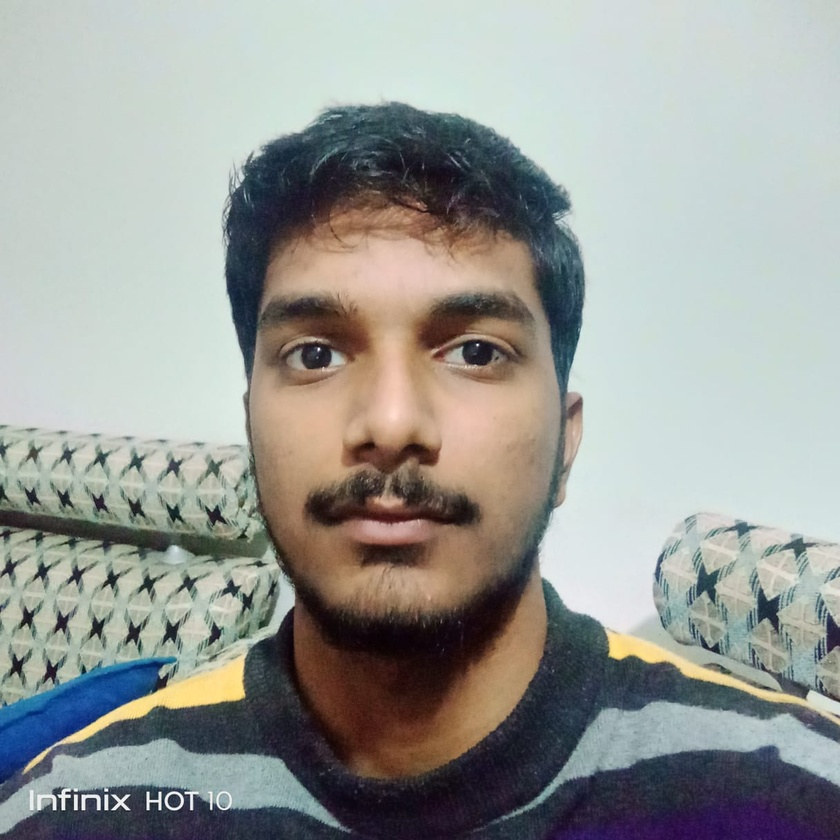
#> input picture training-data/s2/1.jpeg, 840 x 840 px, shrunk from 1216 x 1216 before the run; its folder holds only this picture in this run
$ python training_data.py
#> lines starting #> are read from the running program, lines starting #| are printed output that depends on the picture
#> in prepare_training_data, image is the input picture: shape (840, 840, 3); mean B, G, R 150.9, 154.9, 152.6
import os
import cv2
import numpy as np

def detect_face(img):
    gray = cv2.cvtColor(img, cv2.COLOR_BGR2GRAY)
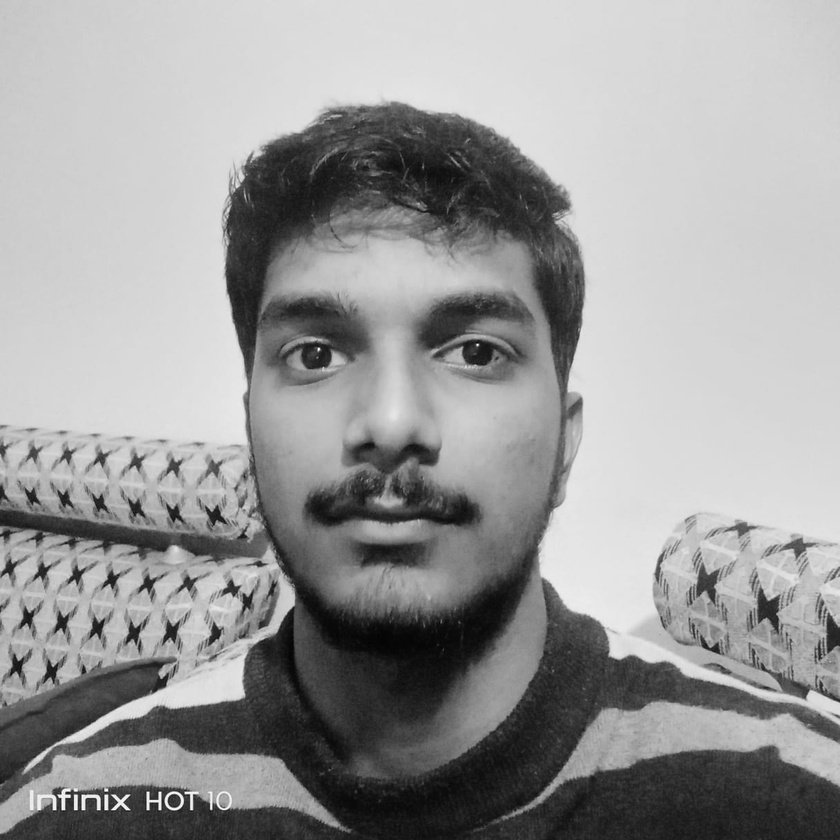
#> gray: shape (840, 840); min 3, max 254, mean 153.8
    face_cascade = cv2.CascadeClassifier('opencv-files/haarcascade_frontalface_alt.xml')
    faces = face_cascade.detectMultiScale(gray, scaleFactor=1.2, minNeighbors=5)
#> faces = [[196, 195, 399, 399]]
    if len(faces) == 0:
        return None, None
    (x, y, w, h) = faces[0]
#> x = 196; y = 195; w = 399; h = 399
    return gray[y:y+w, x:x+h], faces[0]

def prepare_training_data(data_folder_path):
    dirs = os.listdir(data_folder_path)
    faces = []
    labels = []

    for dir_name in dirs:
        if not dir_name.startswith("s"):
            continue
        label = int(dir_name.replace("s", ""))
        subject_dir_path = data_folder_path + "/" + dir_name
        subject_images_names = os.listdir(subject_dir_path)

        for image_name in subject_images_names:
            if image_name.startswith("."):
                continue
            image_path = subject_dir_path + "/" + image_name
            image = cv2.imread(image_path)
            face, rect = detect_face(image)
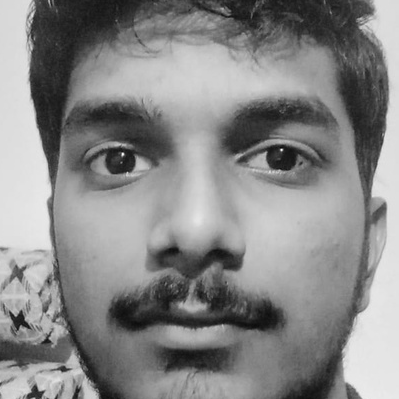
#> face: shape (399, 399); min 10, max 253, mean 135.3
#> rect = [196, 195, 399, 399]

            if face is not None:
                faces.append(face)
                labels.append(label)

    return faces, labels

faces, labels = prepare_training_data("training-data")
#> faces = 1 item; labels = [2]
print("Data prepared")

face_recognizer = cv2.face.LBPHFaceRecognizer_create()

face_recognizer.train(faces, np.array(labels))

$ run again, on training-data/s2/3.jpeg
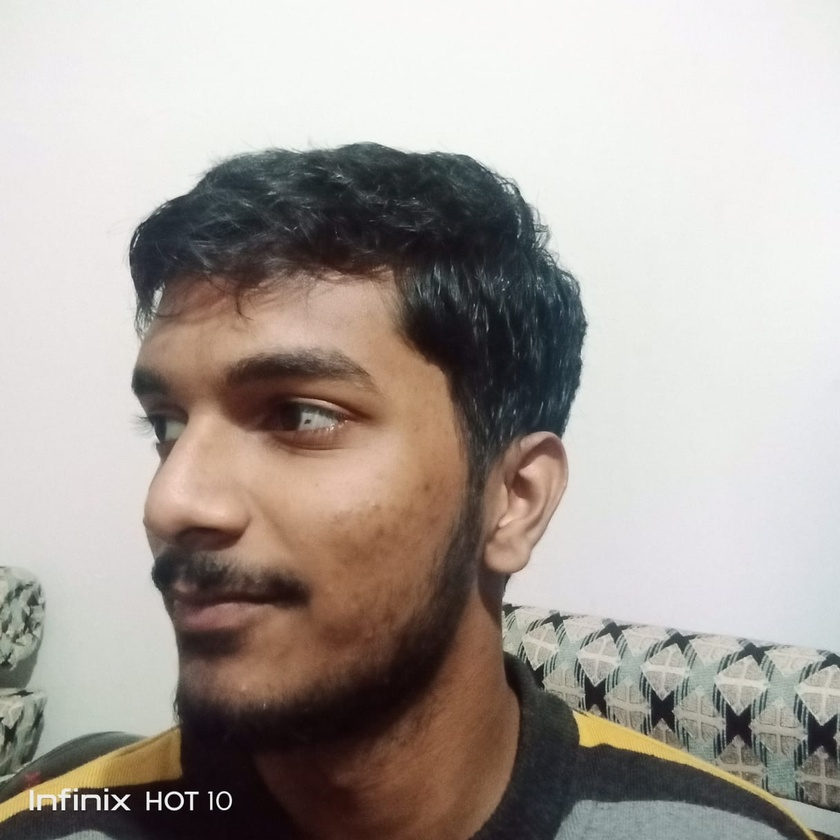
#> input picture training-data/s2/3.jpeg, 840 x 840 px, shrunk from 1216 x 1216 before the run
#> in prepare_training_data, image is the input picture: shape (840, 840, 3); mean B, G, R 155.3, 161.6, 169.3
#> in detect_face, `gray = cv2.cvtColor(img, cv2.COLOR_BGR2GRAY)`:
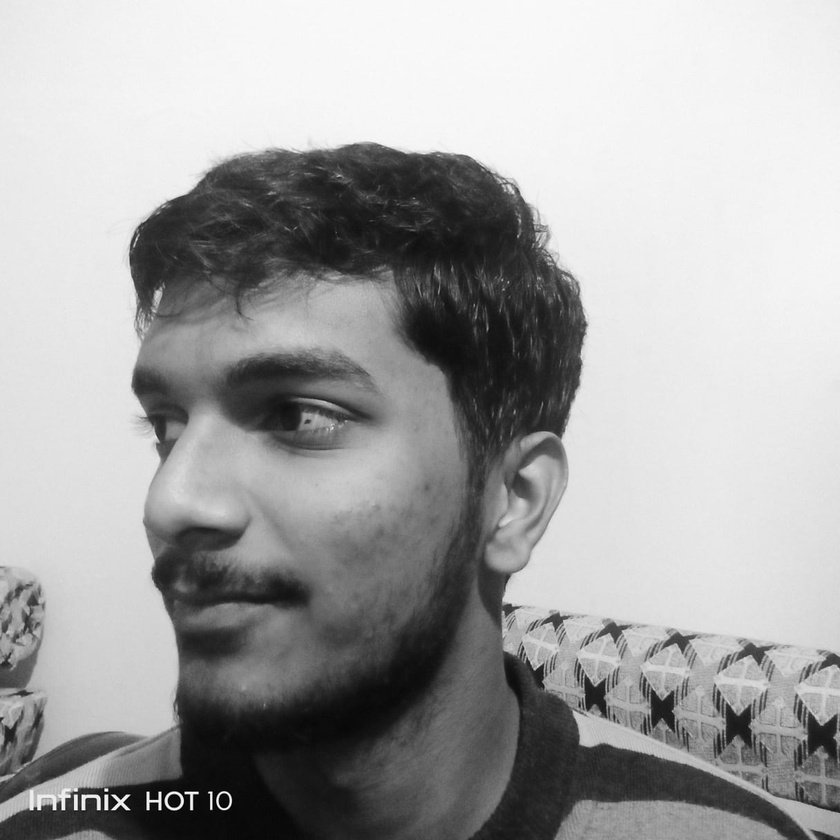
#> gray: shape (840, 840); min 0, max 255, mean 163.1
#> in detect_face, `faces = face_cascade.detectMultiScale(gray, scaleFactor=1.2, minNeighb..`: faces = [[15, 254, 427, 427]]
#> x = 15; y = 254; w = 427
#> in prepare_training_data, `face, rect = detect_face(image)`:
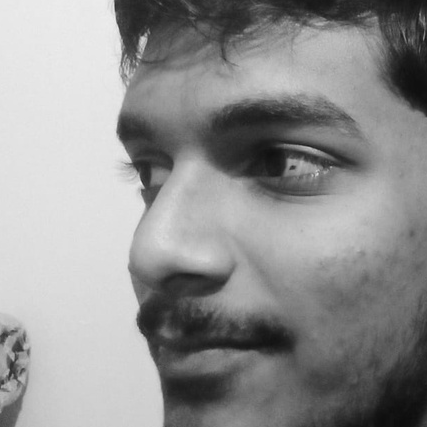
#> face: shape (427, 427); min 12, max 237, mean 145.6
#> rect = [15, 254, 427, 427]
#> `faces, labels = prepare_training_data("training-data")`: faces = 1 item; labels = [2]
